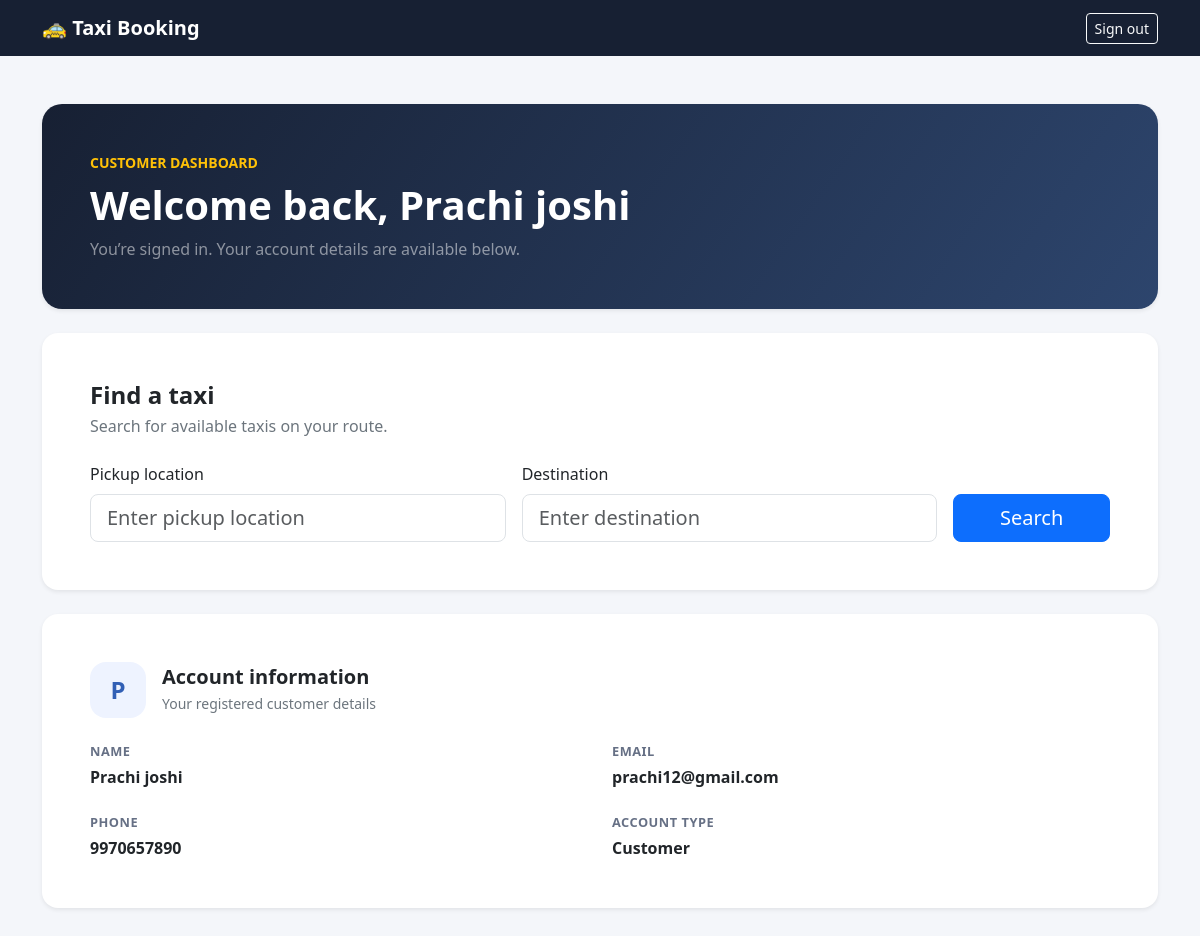
The page /my-dashboard/ (signed in) on the database its author committed.
### core/models.py (models this page shows, shortened)
class User(models.Model):
    name = models.CharField(max_length=100)
    email = models.EmailField(unique=True)
    mobile = models.CharField(max_length=15)
    password = models.CharField(max_length=128)
    class Meta:
        ordering = ['name']

### core/views.py (the view)
# urls.py: path('my-dashboard/', views.user_dashboard, name='user_dashboard'),
def user_dashboard(request):
    customer_id = request.session.get('customer_user_id')
    if customer_id is None:
        return redirect('user_login')
    customer = User.objects.filter(pk=customer_id).first()
    if customer is None:
        request.session.pop('customer_user_id', None)
        messages.info(request, 'Please sign in to continue.')
        return redirect('user_login')
    search_form = CustomerTaxiSearchForm(request.GET or None)
    taxis = Taxi.objects.none()
    searched = bool(request.GET)
    if searched and search_form.is_valid():
        taxis = Taxi.objects.filter(
            availability=True,
            source__iexact=search_form.cleaned_data['source'],
            destination__iexact=search_form.cleaned_data['destination'],
        ).select_related('driver').order_by('price', 'number')
    return render(request, 'core/user_dashboard.html', {
        'customer': customer,
        'search_form': search_form,
        'taxis': taxis,
        'searched': searched,
    })

### core/forms.py
class CustomerTaxiSearchForm(forms.Form):
    source = forms.CharField(
        label='Pickup location',
        max_length=100,
        strip=True,
        widget=forms.TextInput(attrs={
            'class': 'form-control form-control-lg',
            'placeholder': 'Enter pickup location',
            'autocomplete': 'address-level2',
        }),
    )
    destination = forms.CharField(
        label='Destination',
        max_length=100,
        strip=True,
        widget=forms.TextInput(attrs={
            'class': 'form-control form-control-lg',
            'placeholder': 'Enter destination',
            'autocomplete': 'address-level2',
        }),
    )

### core/templates/core/user_dashboard.html (shortened to what this page needs)
<!DOCTYPE html>
<html lang="en">
<head>
    <link href="https://cdn.jsdelivr.net/npm/bootstrap@5.3.3/dist/css/bootstrap.min.css"
          rel="stylesheet">
</head>
<body>
<nav class="navbar navbar-dark dashboard-navbar">
    <div class="container">
        <a class="navbar-brand fw-bold" href="{% url 'user_dashboard' %}">
            🚕 Taxi Booking
        </a>
        <form method="post" action="{% url 'user_logout' %}">
            <button type="submit" class="btn btn-outline-light btn-sm">
                Sign out
            </button>
        </form>
    </div>
</nav>
<main class="container py-4 py-md-5">
    <section class="card welcome-card shadow-sm mb-4">
        <div class="card-body p-4 p-md-5">
            <p class="small fw-semibold text-uppercase text-warning mb-2">
                Customer dashboard
            </p>
            <h1 class="display-6 fw-bold mb-2">
                Welcome back, {{ customer.name }}
            </h1>
            <p class="text-white-50 mb-0">
                You’re signed in. Your account details are available below.
            </p>
        </div>
    </section>
    <section class="card content-card shadow-sm mb-4" aria-labelledby="taxi-search-heading">
        <div class="card-body p-4 p-md-5">
            <h2 id="taxi-search-heading" class="h4 fw-bold mb-1">Find a taxi</h2>
            <p class="text-secondary mb-4">Search for available taxis on your route.</p>
            <form method="get" action="{% url 'user_dashboard' %}">
                <div class="row g-3 align-items-end">
                    <div class="col-12 col-md-5">
                        <label class="form-label" for="{{ search_form.source.id_for_label }}">{{ search_form.source.label }}</label>
                        {{ search_form.source }}
                    </div>
                    <div class="col-12 col-md-5">
                        <label class="form-label" for="{{ search_form.destination.id_for_label }}">{{ search_form.destination.label }}</label>
                        {{ search_form.destination }}
                    </div>
                    <div class="col-12 col-md-2">
                        <button class="btn btn-primary btn-lg w-100" type="submit">Search</button>
                    </div>
                </div>
            </form>
        </div>
    </section>
    <section class="card content-card shadow-sm" aria-labelledby="account-heading">
        <div class="card-body p-4 p-md-5">
            <div class="d-flex align-items-center gap-3 mb-4">
                <span class="profile-mark" aria-hidden="true">
                    {{ customer.name|first|upper }}
                </span>
                <div>
                    <h2 id="account-heading" class="h5 fw-bold mb-1">
                        Account information
                    </h2>
                    <p class="text-secondary small mb-0">
                        Your registered customer details
                    </p>
                </div>
            </div>
            <div class="row g-4">
                <div class="col-12 col-md-6">
                    <div class="detail-label mb-1">Name</div>
                    <div class="fw-semibold">{{ customer.name }}</div>
                </div>
                <div class="col-12 col-md-6">
                    <div class="detail-label mb-1">Email</div>
                    <div class="fw-semibold">{{ customer.email }}</div>
                </div>
                <div class="col-12 col-md-6">
                    <div class="detail-label mb-1">Phone</div>
                    <div class="fw-semibold">{{ customer.mobile }}</div>
                </div>
                <div class="col-12 col-md-6">
                    <div class="detail-label mb-1">Account type</div>
                    <div class="fw-semibold">Customer</div>
                </div>
            </div>
        </div>
    </section>
</main>
</body>
</html>

### core/templates/core/user_dashboard.html (style rules this page uses)
body { background: #f4f6fa; color: #182235; }
.dashboard-navbar { background: #172033; }
.welcome-card { background: linear-gradient(125deg, #172033, #2d456d); border: 0; border-radius: 1.25rem; color: #fff; }
.content-card { border: 0; border-radius: 1rem; }
.profile-mark { align-items: center; background: #eef3ff; border-radius: 1rem; color: #315fb5; display: inline-flex; font-size: 1.5rem; font-weight: 700; height: 56px; justify-content: center; width: 56px; }
.detail-label { color: #667085; font-size: 0.8rem; font-weight: 600; letter-spacing: 0.04em; text-transform: uppercase; }

### rows shown on the page
User: name "Prachi joshi", name|first "P", email "prachi12@gmail.com", mobile "9970657890"

### other values the page prints
{{ search_form.source.label }} "Pickup location"
{{ search_form.destination.label }} "Destination"
